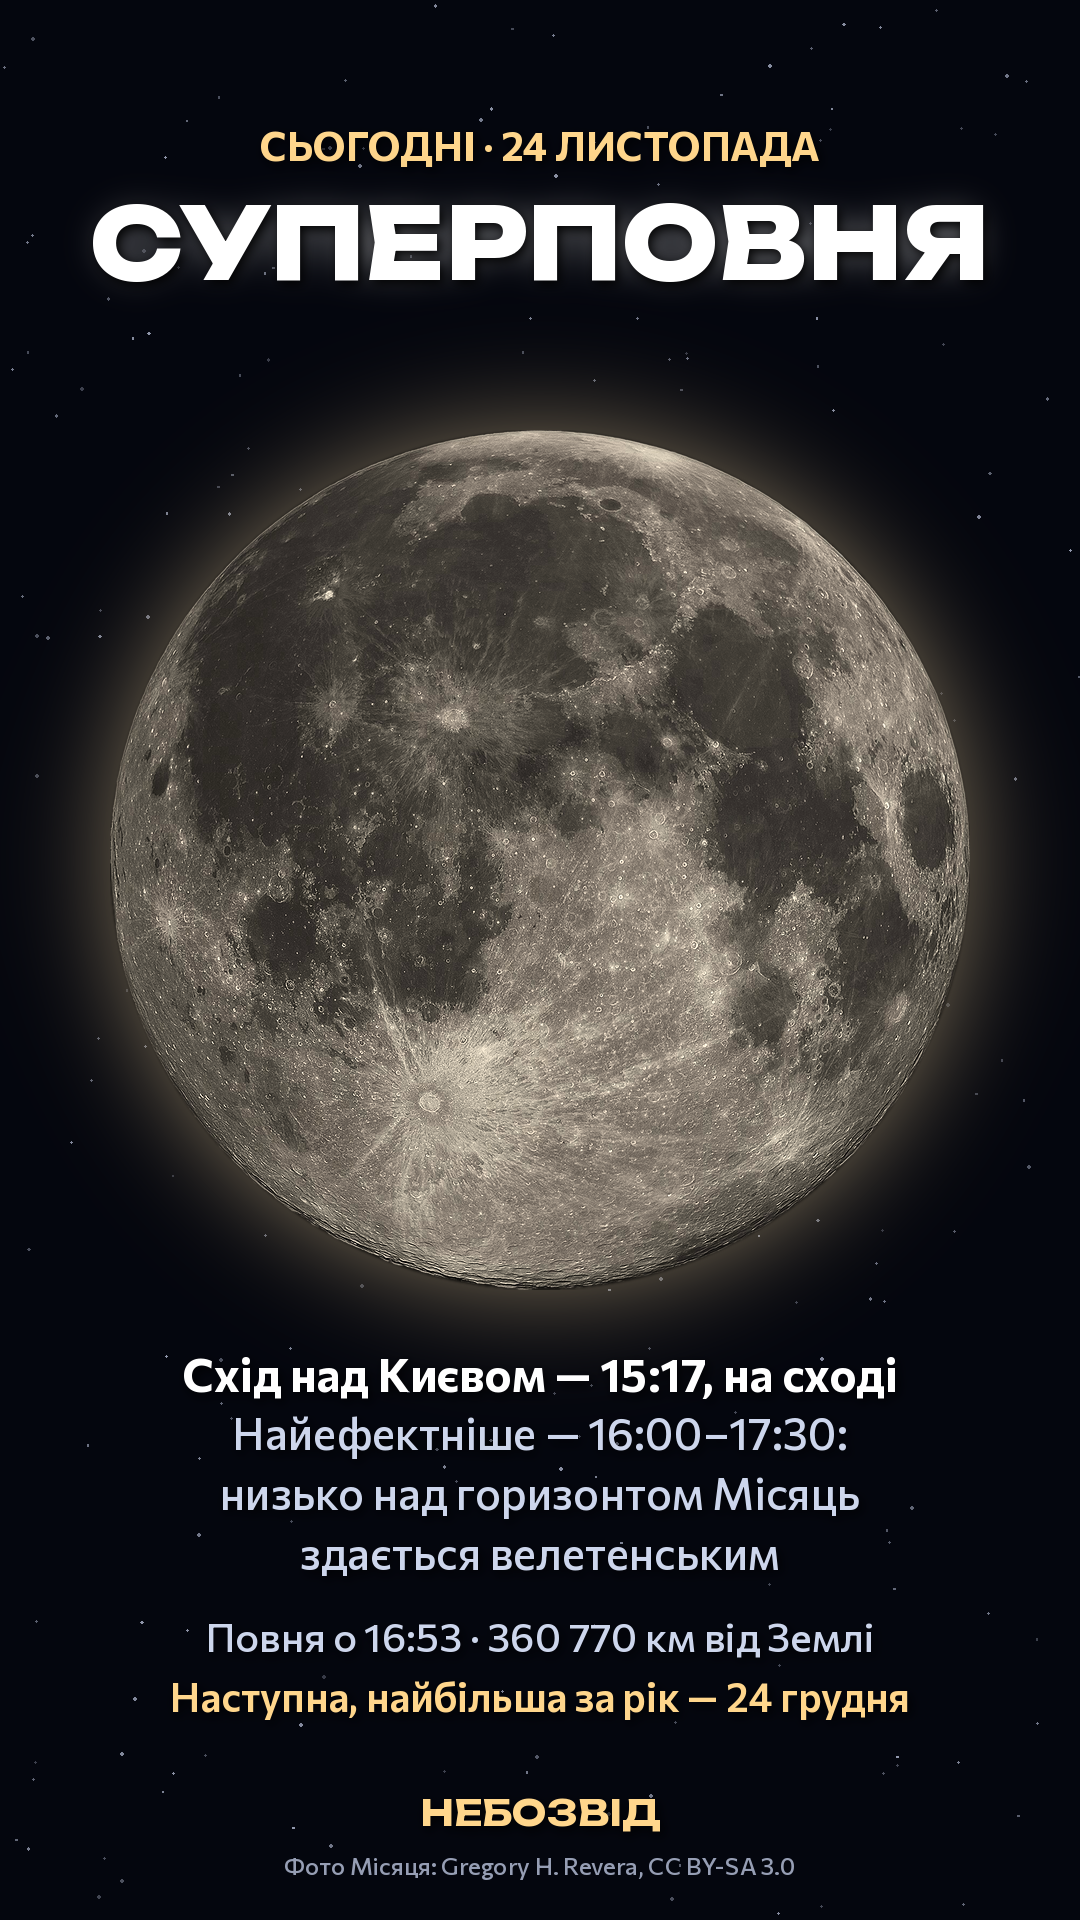

The Python source for this figure:
# Сторіз «Суперповня 24.11.2026». Запуск з videos/tools: python3 ../stories/supermoon_story.py
# Фото Місяця: Gregory H. Revera, CC BY-SA 3.0 (Wikimedia Commons, FullMoon2010.jpg) — підпис у кадрі обов'язковий.
# Цифри: повня 14:53 UTC = 16:53 Київ, 360 770 км (Space.com, Farmers' Almanac); схід/захід для Києва — PyEphem
# (схід 15:17, захід Сонця 16:03, найвище ~опівночі на 63°). Наступна, найближча за рік — 24.12.2026.
from PIL import Image, ImageDraw, ImageFont, ImageFilter
import numpy as np, os
W, H = 1080, 1920
HERE = os.path.dirname(os.path.abspath(__file__)); OUT = os.path.join(HERE, 'supermoon_story.png')
img = Image.new('RGBA', (W, H), (4, 6, 14, 255))
# faint stars
rng = np.random.default_rng(7); st = Image.new('RGBA', (W, H), (0, 0, 0, 0)); sd = ImageDraw.Draw(st)
for _ in range(260):
    x, y = rng.uniform(0, W), rng.uniform(0, H); r = rng.choice([0.8, 1.0, 1.4]); a = int(rng.uniform(60, 170))
    sd.ellipse((x - r, y - r, x + r, y + r), fill=(220, 228, 255, a))
img.alpha_composite(st)
moon = Image.open('../carousels/light_past/assets/moon.jpg').convert('RGB')
# moon disc: find bounding box of bright pixels
a = np.asarray(moon.convert('L')); ys, xs = np.where(a > 40)
moon = moon.crop((xs.min(), ys.min(), xs.max() + 1, ys.max() + 1))
D = 860; moon = moon.resize((D, int(moon.height * D / moon.width)), Image.LANCZOS)
cx, cy = W // 2, 860
# warm glow
g = Image.new('RGBA', (W, H), (0, 0, 0, 0)); gd = ImageDraw.Draw(g)
gd.ellipse((cx - D // 2 - 30, cy - D // 2 - 30, cx + D // 2 + 30, cy + D // 2 + 30), fill=(255, 225, 170, 150))
img.alpha_composite(g.filter(ImageFilter.GaussianBlur(70)))
# slightly warm tint + circular mask
m = np.asarray(moon).astype(np.float32); m *= np.array([1.06, 1.01, 0.92]); m = np.clip(m * 1.05, 0, 255).astype(np.uint8)
moon = Image.fromarray(m)
mask = Image.new('L', moon.size, 0); ImageDraw.Draw(mask).ellipse((1, 1, moon.width - 2, moon.height - 2), fill=255)
mask = mask.filter(ImageFilter.GaussianBlur(1.5))
img.paste(moon, (cx - moon.width // 2, cy - moon.height // 2), mask)

def U(sz, w=700):
    f = ImageFont.truetype('fonts/Unbounded.ttf', sz)
    try: f.set_variation_by_axes([w])
    except Exception: pass
    return f
def C(sz, w=500):
    f = ImageFont.truetype('fonts/Commissioner.ttf', sz)
    try: f.set_variation_by_axes([w])
    except Exception: pass
    return f
gold, white, soft = (255, 214, 140), (255, 255, 255), (205, 214, 236)
def ctext(y, t, font, fill, glow=0):
    d = ImageDraw.Draw(img); w = d.textlength(t, font=font); x = (W - w) / 2
    if glow:
        gl = Image.new('RGBA', (W, H), (0, 0, 0, 0)); ImageDraw.Draw(gl).text((x, y), t, font=font, fill=fill + (180,))
        img.alpha_composite(gl.filter(ImageFilter.GaussianBlur(glow)))
    s = Image.new('RGBA', (W, H), (0, 0, 0, 0)); ImageDraw.Draw(s).text((x + 3, y + 4), t, font=font, fill=(0, 0, 0, 230))
    img.alpha_composite(s.filter(ImageFilter.GaussianBlur(5))); d.text((x, y), t, font=font, fill=fill)

ctext(120, 'СЬОГОДНІ · 24 ЛИСТОПАДА', C(40, 700), gold)
f = U(100, 800); assert ImageDraw.Draw(img).textlength('СУПЕРПОВНЯ', font=f) < W - 60
ctext(180, 'СУПЕРПОВНЯ', f, white, glow=22)
rows = [('Схід над Києвом — 15:17, на сході', C(46, 700), white),
        ('Найефектніше — 16:00–17:30:', C(44, 500), soft),
        ('низько над горизонтом Місяць', C(44, 500), soft),
        ('здається велетенським', C(44, 500), soft),
        None,
        ('Повня о 16:53 · 360 770 км від Землі', C(40, 500), soft),
        ('Наступна, найбільша за рік — 24 грудня', C(40, 600), gold)]
y = 1345
for r in rows:
    if r is None: y += 26; continue
    ctext(y, *r); y += 60
print('rows end', y)
ctext(1790, 'НЕБОЗВІД', U(36), gold)
d = ImageDraw.Draw(img); cr = 'Фото Місяця: Gregory H. Revera, CC BY-SA 3.0'; fc = C(24)
d.text(((W - d.textlength(cr, font=fc)) / 2, 1850), cr, font=fc, fill=(150, 158, 180))
img.convert('RGB').save(OUT); print(OUT)
